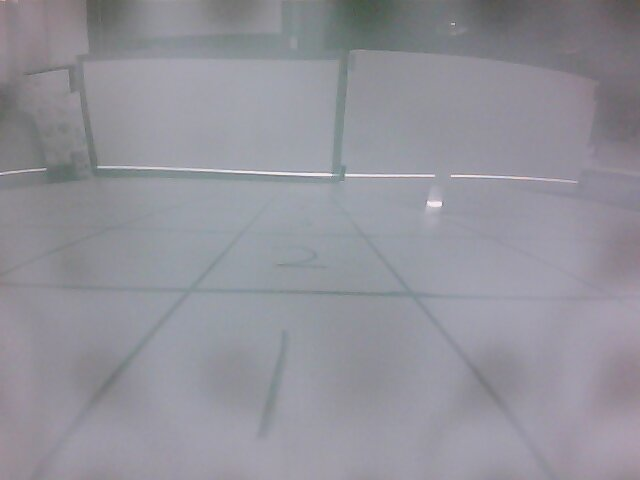
//> input picture cali3/2013-07-27-170401.jpg, 640 x 480 px, given in place of the camera
$ ./measure   (built with g++ and OpenCV 4)
//> lines starting //> are read from the running program, lines starting //| are printed output that depends on the picture
#include "opencv2/imgproc/imgproc.hpp"
#include "opencv2/highgui/highgui.hpp"
#include <iostream>
#include "laser.h"

using namespace cv;
using namespace std;

/// Global variables

int threshold_value = 217;
int threshold_type = 3;;
int const max_value = 255;
int const max_type = 4;
int const max_BINARY_value = 255;
int const top_start = 120;
int const total_height = 360;
int const total_width = 640;
int const num_of_zones = 200;

double laser[num_of_zones];
double cameraMatrixData[3][3]={314.51901676957806, 0.0, 319.5, 0.0, 314.51901676957806, 239.5, 0.0, 0.0, 1.0};
double distCoeffsData[5]={0.32667523460674525, -0.53290547319982662, 0.0, 0.0, 0.21020317981028694};
Mat cameraMatrix(3,3, CV_64FC1, cameraMatrixData);// Scalar(314.51901676957806, 0.0, 319.5, 0.0, 314.51901676957806, 239.5, 0.0, 0.0, 1.0);
Mat distCoeffs(5,1,CV_64FC1, distCoeffsData);

Mat src, src_gray, dst, rdisplay;
const char* window_name = "Laser Range Finder";
const char* range_window_name = "Range";

const char* trackbar_type = "Type: \n 0: Binary \n 1: Binary Inverted \n 2: Truncate \n 3: To Zero \n 4: To Zero Inverted";
const char* trackbar_value = "Value";

/// Function headers
void Threshold_Demo( int, void* );
void onMouse( int event, int x, int y, int, void*);

/**
 * @function main
 */
int main( int argc, char** argv )
{

  rdisplay.create(200,200,CV_8UC1);

  VideoCapture cap(1); // open the default camera
  if(!cap.isOpened())  // check if we succeeded
    return -1;
  /// Create a window to display results
  namedWindow( window_name, WINDOW_AUTOSIZE );
  namedWindow( range_window_name, WINDOW_AUTOSIZE );

  /// Create Trackbar to choose type of Threshold
  createTrackbar( trackbar_type,
                  window_name, &threshold_type,
                  max_type, Threshold_Demo );

  createTrackbar( trackbar_value,
                  window_name, &threshold_value,
                  max_value, Threshold_Demo );

  setMouseCallback(window_name, onMouse, 0);

  for(;;){
    Mat src, undistorted;
    rdisplay.setTo(Scalar(30));
    cap >> src; // get a new frame from camera
//> src is the input picture: 480 rows x 640 cols, CV_8UC3; mean B, G, R 154.1, 146.1, 146.5
    // src = imread( argv[1], 1 );
    undistorted = src.clone();
    undistort(src, undistorted, cameraMatrix, distCoeffs);
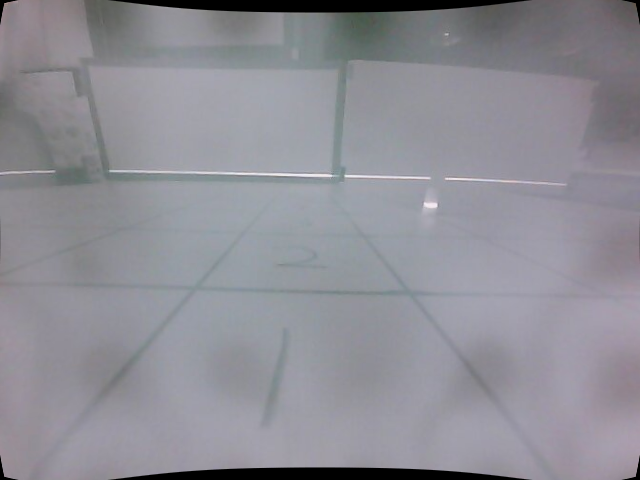
//> undistorted: 480 rows x 640 cols, CV_8UC3; mean B, G, R 149.5, 141.7, 142.3
//> cameraMatrix = [[314.5, 0, 319.5], [0, 314.5, 239.5], [0, 0, 1]]; distCoeffs = [0.327, -0.533, 0, 0, 0.21]

    Mat crop(undistorted, Rect(0, top_start, total_width, total_height));
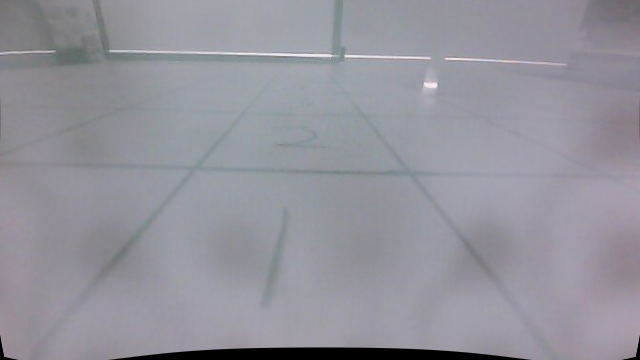
//> crop: 360 rows x 640 cols, CV_8UC3; mean B, G, R 155.9, 147.1, 147.7

    /// Convert the image to Gray
    cvtColor( crop, src_gray, COLOR_RGB2GRAY );

//> (the run ends here: the program needs code that is not available in this run, at `findLaser(src_gray, num_of_zones, laser);`)
